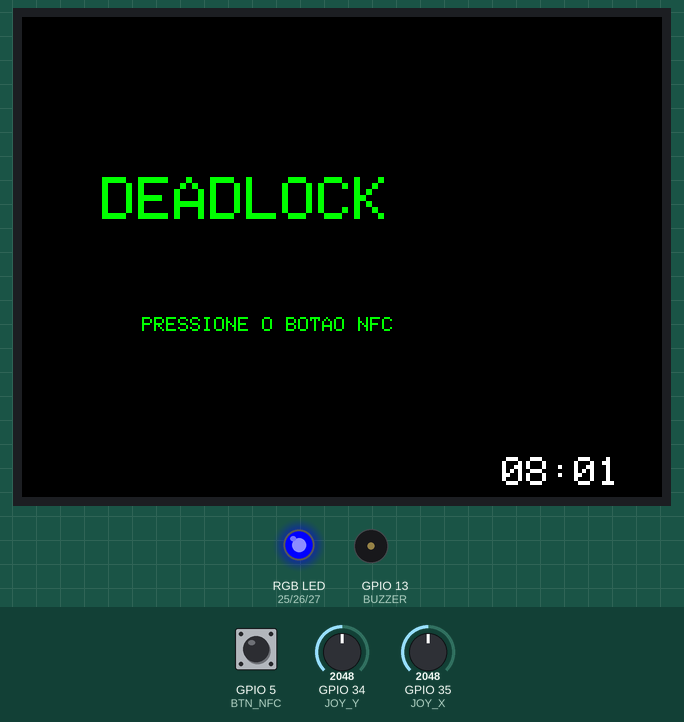
Bench run of a sketch on a simulated ESP32. Shown: 320×240 colour display, an RGB LED mixed from three pins (HIGH = lit), buzzer (waves = sounding). Inputs (shaded band) come from the test bench; at power-on: GPIO 5 (BTN_NFC) HIGH, GPIO 34 (JOY_Y) = 2048, GPIO 35 (JOY_X) = 2048.

Above: at 2.6 s.
2.7 s: GPIO 5 (BTN_NFC) pulled LOW for 0.15 s
At 4.7 s:
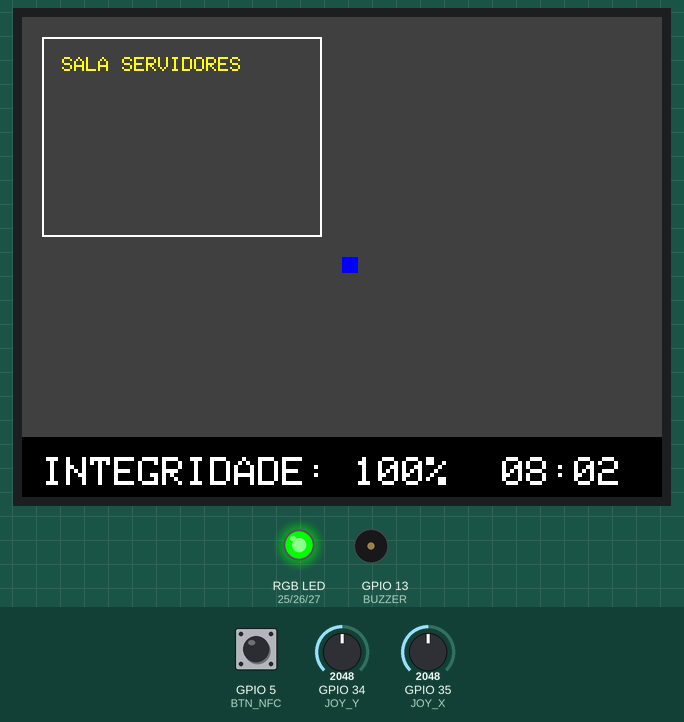
5.8 s: GPIO 34 (JOY_Y) set to 2540
At 7.0 s:
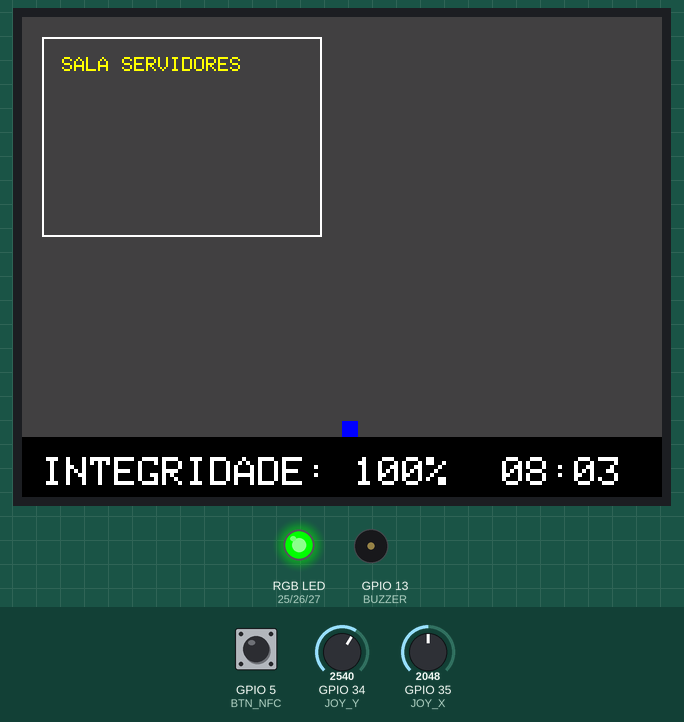
7.6 s: GPIO 35 (JOY_X) set to 2540
At 9.1 s:
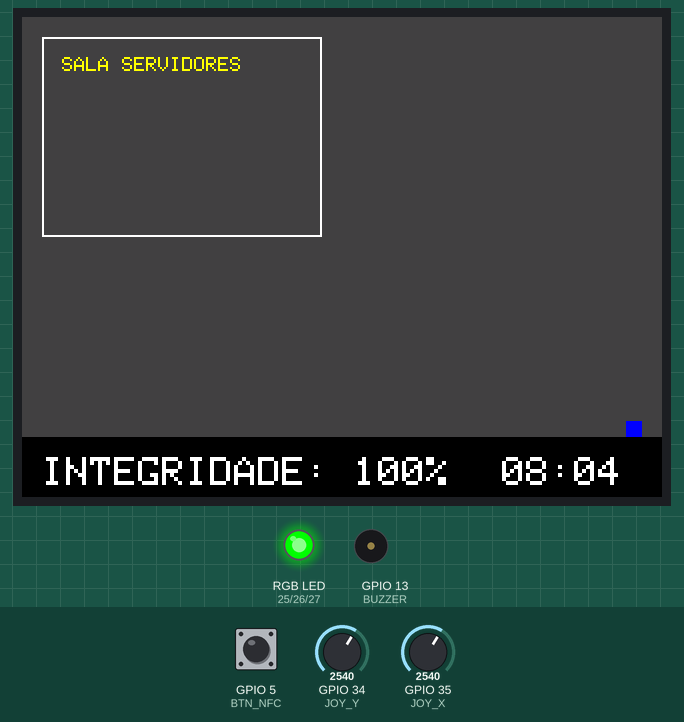
9.4 s: GPIO 34 (JOY_Y) set to 1460
At 10.8 s:
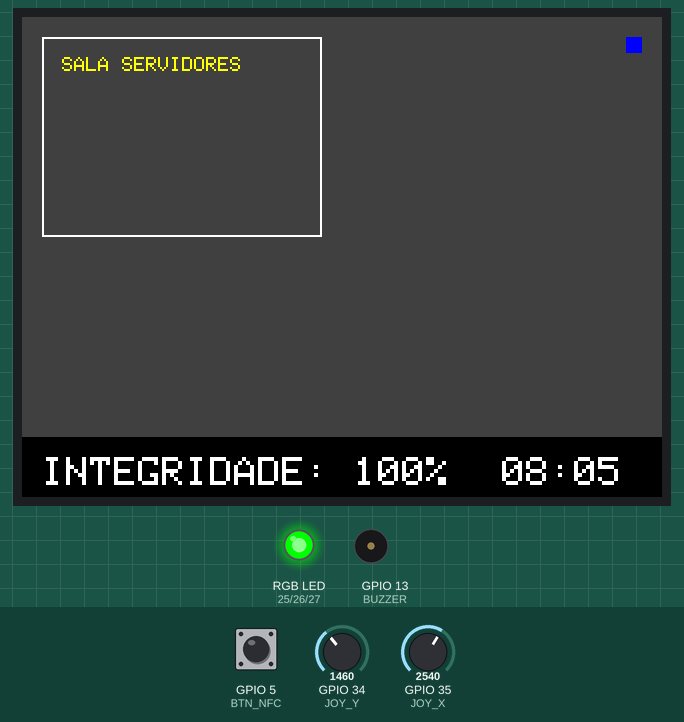
11.2 s: GPIO 35 (JOY_X) set to 1460
At 12.8 s:
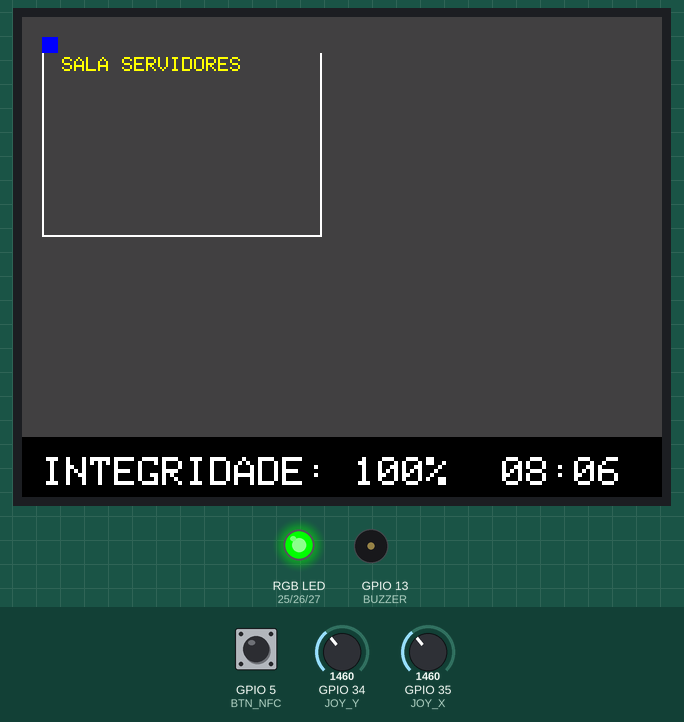
13.0 s: GPIO 34 (JOY_Y) set to 2866
At 30.9 s:
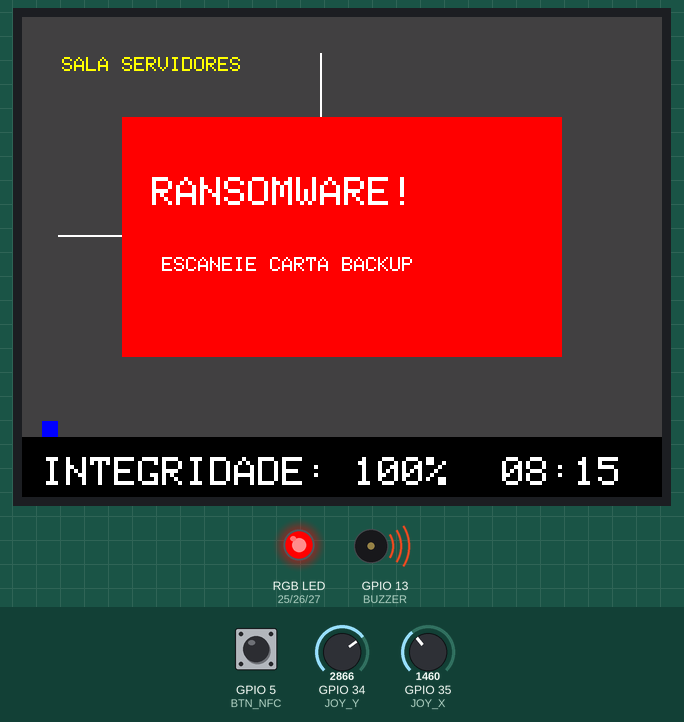
Timing chart, 0 to 31.8 s (numbered marks = the images above; inputs shaded):
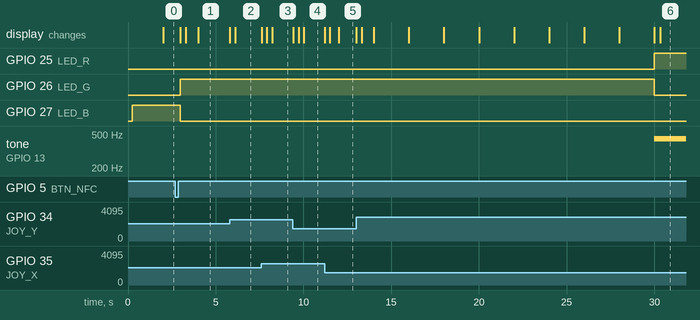

The sketch:

sketch.ino
```cpp
#include <SPI.h>
#include <Adafruit_GFX.h>
#include <Adafruit_ILI9341.h>

// Pinos SPI de Controle do Display
#define TFT_CS   15
#define TFT_DC   2
#define TFT_RST  4

// Periféricos
#define BTN_NFC  5
#define JOY_X    35
#define JOY_Y    34
#define BUZZER   13

// LED RGB
#define LED_R    25
#define LED_G    26
#define LED_B    27

// Botões Auxiliares (A/B/X/Y)
#define BTN_A    32
#define BTN_B    33
#define BTN_X    21
#define BTN_Y    22

// Inicialização Limpa: O Hardware SPI do ESP32 já sabe que MOSI é 23 e SCK é 18
Adafruit_ILI9341 tft = Adafruit_ILI9341(TFT_CS, TFT_DC, TFT_RST);

enum GameState { START_SCREEN, EXPEDIENTE, ATACK_ALERTA };
GameState currentState = START_SCREEN;

int playerX = 160, playerY = 120;
int hora = 8, minuto = 0;
unsigned long ultimoTempo = 0;
int integridadeRede = 100;

void setup() {
  Serial.begin(115200);

  pinMode(BTN_NFC, INPUT_PULLUP);
  pinMode(BTN_A, INPUT_PULLUP);
  pinMode(BTN_B, INPUT_PULLUP);
  pinMode(BTN_X, INPUT_PULLUP);
  pinMode(BTN_Y, INPUT_PULLUP);

  pinMode(BUZZER, OUTPUT);
  pinMode(LED_R, OUTPUT);
  pinMode(LED_G, OUTPUT);
  pinMode(LED_B, OUTPUT);

  setLedStatus(0, 0, 0);

  tft.begin();
  tft.setRotation(1);

  showStartScreen();
}

void loop() {
  atualizarRelogio();

  switch (currentState) {
    case START_SCREEN:
      setLedStatus(0, 0, 255); // Azul = Menu

      if (digitalRead(BTN_NFC) == LOW) {
        delay(200);
        currentState = EXPEDIENTE;
        desenharMapa();
      }
      break;

    case EXPEDIENTE:
      setLedStatus(0, 255, 0); // Verde = Seguro
      moverJogador();

      if (minuto == 15 && hora == 8) {
        currentState = ATACK_ALERTA;
        dispararAlarme();
      }
      break;

    case ATACK_ALERTA:
      setLedStatus(255, 0, 0); // Vermelho = Ataque
      desenharAlertaRansomware();

      if (digitalRead(BTN_NFC) == LOW) {
        noTone(BUZZER);
        delay(300);
        currentState = EXPEDIENTE;
        desenharMapa();
      }
      break;
  }
}

void setLedStatus(int r, int g, int b) {
  analogWrite(LED_R, r);
  analogWrite(LED_G, g);
  analogWrite(LED_B, b);
}

void moverJogador() {
  int xVal = analogRead(JOY_X);
  int yVal = analogRead(JOY_Y);

  tft.fillRect(playerX, playerY, 8, 8, 0x4208);

  if (xVal < 1500) playerX -= 3;
  if (xVal > 2500) playerX += 3;
  if (yVal < 1500) playerY -= 3;
  if (yVal > 2500) playerY += 3;

  playerX = constrain(playerX, 10, 302);
  playerY = constrain(playerY, 10, 202);

  tft.fillRect(playerX, playerY, 8, 8, ILI9341_BLUE);
}

void atualizarRelogio() {
  if (millis() - ultimoTempo >= 2000) {
    ultimoTempo = millis();
    minuto++;
    if (minuto >= 60) { minuto = 0; hora++; }
    tft.fillRect(240, 220, 70, 20, ILI9341_BLACK);
    tft.setCursor(240, 220);
    tft.setTextColor(ILI9341_WHITE);
    tft.setTextSize(2);
    tft.printf("%02d:%02d", hora, minuto);
  }
}

void showStartScreen() {
  tft.fillScreen(ILI9341_BLACK);
  tft.setTextColor(ILI9341_GREEN);
  tft.setTextSize(3);
  tft.setCursor(40, 80);
  tft.print("DEADLOCK");
  tft.setTextSize(1);
  tft.setCursor(60, 150);
  tft.print("PRESSIONE O BOTAO NFC");
}

void desenharMapa() {
  tft.fillScreen(0x4208);
  tft.drawRect(10, 10, 140, 100, ILI9341_WHITE);
  tft.setCursor(20, 20);
  tft.setTextColor(ILI9341_YELLOW);
  tft.setTextSize(1);
  tft.print("SALA SERVIDORES");
  desenharHUD();
}

void desenharHUD() {
  tft.fillRect(0, 210, 320, 30, ILI9341_BLACK);
  tft.setCursor(10, 220);
  tft.setTextColor(ILI9341_WHITE);
  tft.setTextSize(2);
  tft.printf("INTEGRIDADE: %d%%", integridadeRede);
}

void desenharAlertaRansomware() {
  tft.fillRect(50, 50, 220, 120, ILI9341_RED);
  tft.setCursor(65, 80);
  tft.setTextColor(ILI9341_WHITE);
  tft.setTextSize(2);
  tft.print("RANSOMWARE!");
  tft.setTextSize(1);
  tft.setCursor(70, 120);
  tft.print("ESCANEIE CARTA BACKUP");
}

void dispararAlarme() {
  tone(BUZZER, 440);
}
```

Measured:
- after the input at 2.7 s, GPIO 26 (LED_G): LOW → HIGH after 0.29 s; GPIO 27 (LED_B): HIGH → LOW after 0.29 s; the display: first changes after 0.29 s (image 1 shows a later state)
- after the input at 5.8 s, the display: first changes at once (image 2 shows a later state)
- after the input at 7.6 s, the display: first changes at once (image 3 shows a later state)
- after the input at 9.4 s, the display: first changes at once (image 4 shows a later state)
- after the input at 11.2 s, the display: first changes at once (image 5 shows a later state)
